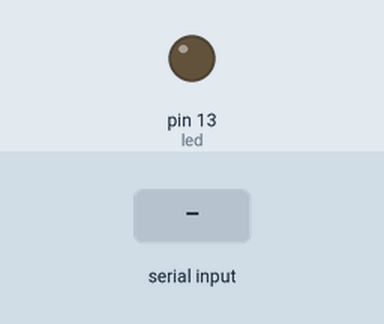
This sketch was run on a simulated Arduino Uno, built with avr-gcc and run on an emulated ATmega328P. On the bench: output pins drawn as LEDs (lit = HIGH). The inputs (shaded band) are chosen by the test bench.

Above: at 1.2 s.
1.3 s: "A" received over Serial
At 2.5 s:
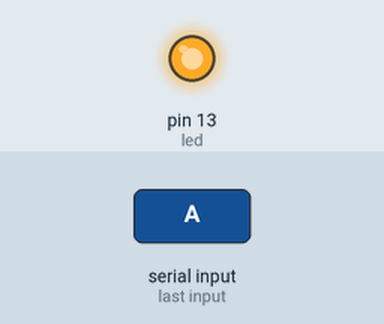
3.0 s: "1" received over Serial
At 4.1 s:
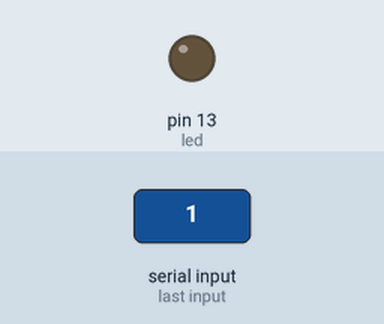
Timing chart, 0 to 6.0 s (numbered marks = the images above; inputs shaded):
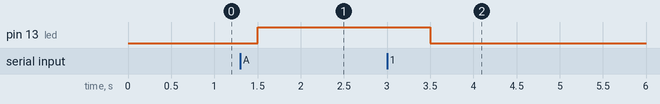

Measured:
- after the input at 1.3 s, pin 13 (led): LOW → HIGH after 0.20 s
- after the input at 3.0 s, pin 13 (led): HIGH → LOW after 0.50 s

The sketch:

light_from_serial_monitor.ino
```cpp
int led = 13;
void setup() {
  Serial.begin(9600);
  pinMode(led, OUTPUT);
}

void loop() {
  if(Serial.available()){
    int data = Serial.read();
    if(data == 'A')
      digitalWrite(led,HIGH);
    else
      digitalWrite(led,LOW);
  }
  delay(500);
}
```
